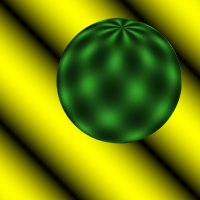
%> input picture lab3/sphere1.ppm, 200 x 200 px; the run also reads 2 pictures not shown here
$ octave demo_lucas_kanade.m   (GNU Octave 9; MATLAB toolbox functions it lacks are replaced by stand-ins)
%> lines starting %> are read from the running program, lines starting %| are printed output that depends on the picture
### lab3/lucas_kanade.m
function [Vx, Vy] = lucas_kanade(img_path1, img_path2, window_size, sigma, visualise)
%> called with img_path1 = 'sphere1.ppm', img_path2 = 'sphere2.ppm', window_size = 15, sigma = 0, visualise = true
%
% params:
%   img_path1, img_path2
%   window_size - the image is divided in square regions of this size
%   sigma - the stdev of the gaussian smoothing filter (0 -> no smoothing)
%   visualise - 'true' to show images with optical flow vectors


frame1 = imread(img_path1);
%> frame1 is the input picture: size 200x200x3 uint8; mean R, G, B 117.1, 134, 5.8
frame2 = imread(img_path2);

assert(all(size(frame1) == size(frame2)), "The two images must have the same size.");

if size(frame1, 3) == 3
    img1 = im2double(rgb2gray(frame1));
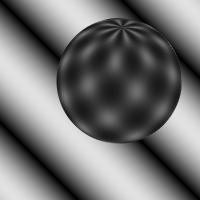
%> img1: size 200x200 double; min 0, max 0.882, mean 0.448
    img2 = im2double(rgb2gray(frame2));
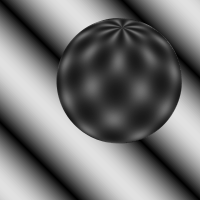
%> img2: size 200x200 double; min 0, max 0.882, mean 0.449
else
    img1 = im2double(frame1);
    img2 = im2double(frame2);
end

[h, w] = size(img1);
%> h = 200; w = 200


% Divide input images into non-overlapping regions of size 15x15
region_size = [window_size window_size];
n_rows = floor(h / region_size(1));
%> n_rows = 13
n_cols = floor(w / region_size(2));
%> n_cols = 13

row_sizes = [region_size(1) * ones(1, n_rows), rem(h, region_size(1))];
col_sizes = [region_size(2) * ones(1, n_cols), rem(w, region_size(2))];

regions_1 = mat2cell(img1, row_sizes, col_sizes, 1);
%> regions_1 = 196 items
regions_2 = mat2cell(img2, row_sizes, col_sizes, 1);
%> regions_2 = 196 items


% These contain the optical flow (Vx, Vy) of each region
Vx = zeros(size(regions_1));
Vy = zeros(size(regions_1));

for j = 1:size(regions_1, 1)
    for k = 1:size(regions_1, 2)
        region1 = cell2mat(regions_1(j, k));
        region2 = cell2mat(regions_2(j, k));

        % compute image gradient in the x and y direction
        [Ix, Iy] = imgradientxy(region1, 'sobel');

        % partial derivative of the image with respect to time
        if sigma == 0
            It = region2 - region1;
        else
            It = imgaussfilt(region2, sigma) - imgaussfilt(region1, sigma);
        end

        % solve for v = inv(A' * A) * A' * b
        A = [Ix(:) Iy(:)];
        b = -It(:);
        v = pinv(A) * b;  % pinv(A) = inv(A' * A) * A'

        Vx(j, k) = v(1);
        Vy(j, k) = v(2);
    end
end
%> after the loop, It = [0 0 0 0 0; 0 0 0 0 0; 0 0 0 0 0; 0 0 0 0 0; 0 0 0 0 0]

% position flow vectors at the center of their respective cells
start = ceil(region_size(1) / 2);
offset = start + 1;

% get coordinates for u and v in the original frame
[X, Y] = meshgrid(start : w+offset,  start : h+offset);
X = X(1 : region_size(1) : end,  1 : region_size(1) : end);
Y = Y(1 : region_size(2) : end,  1 : region_size(2) : end);

% plot optical flow
if visualise
    figure();
    imshow(frame2);
    hold on;
    quiver(X, Y, Vx, Vy, 'y')
end

end

### lab3/demo_lucas_kanade.m
%
% Optical flow estimation
%

% params:
%   img_path1 - frame at timestep t
%   img_path2 - frame at timestep t + 1
%   window_size - the image is divided in square regions of this size
%   sigma - the stdev of the gaussian smoothing filter (0 -> no smoothing)
%   visualise - 'true' to show images with optical flow vectors

lucas_kanade('sphere1.ppm', 'sphere2.ppm', 15, 0, true);
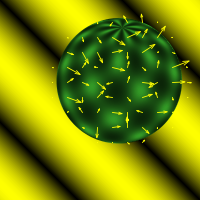
%> figure redrawn from the program's plot data

lucas_kanade('synth1.pgm', 'synth2.pgm', 15, 0, true);
%> call 2 of lucas_kanade, with img_path1 = 'synth1.pgm', img_path2 = 'synth2.pgm', window_size = 15, sigma = 0, visualise = true
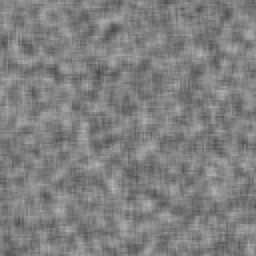
%> input picture lab3/synth1.pgm, 128 x 128 px (shown 2 times larger)
%> in lucas_kanade, frame1 is the input picture: size 128x128 uint8; min 74, max 183, mean 127.6
%> in lucas_kanade (call 2), `regions_1 = mat2cell(img1, row_sizes, col_sizes, 1);`: regions_1 = 81 items
%> after the loop in lucas_kanade (call 2), `for j = 1:size(regions_1, 1)`: It = [0.0314 -0.0392 -0.0196 -0.0118 -0.0588 0 0.0118 0; 0.0706 0.0627 0.0314 0.0196 -0.0745 -0.00784 -0.0196 -0.00392; -0.0235 -0.0118 0.00392 -0.00392 -0.114 -0.0667 -0.0824 -0.0706; 0.0275 0.0431 0.0471 0.0588 -0.0196 0.00784 -0.00784 0; 0.0157 0.0353 0.00392 0.0314 -0.0275 -0.0314 -0.0353 -0.0157; -0.0118 0.0314 0.00784 0.0353 0.0118 -0.051 -0.0627 -0.0235; -0.0157 0.0157 0.00392 0.0353 0.051 -0.0157 -0.0745 -0.0235; 0.00784 0.0745 0.0588 0.0667 0.0667 0.051 -0.0157 -0.00784]; Vx = [-0.00217 6.88e-05 0.00111 0.000357 0.0016 -0.00261 -0.00105 3.96e-05 -0.000894; -0.00289 -0.00168 -0.000996 0.000598 0.00123 1.07e-05 0.000958 0.00263 0.00169; -0.000721 0.000984 -0.00415 0.00244 -0.000194 0.000969 -0.00046 0.000457 0.00141; -0.0048 0.00188 -0.00394 -0.000401 -0.000668 -0.00123 0.00221 -0.000606 -0.00112; -0.00146 -0.00334 -0.0187 -0.00457 -0.00167 -0.00178 -0.000584 -0.0024 -0.000629; -0.00433 -0.00809 -0.00299 -0.000932 0.000106 -0.00472 -1.63e-05 -0.00466 -0.0043; 0.00161 -0.0124 -0.0058 -0.00521 -0.00538 -0.00401 -0.0022 -0.00759 0.00516; -0.00913 0.00184 -0.00537 -0.00131 -0.00788 -0.00973 -0.00693 0.00022 -0.0024; -0.0136 -0.00846 -0.0179 -0.0213 -0.0141 -0.00316 -0.00471 0.00297 -0.0123]; Vy = [0.00114 0.00557 -0.00319 0.0085 -0.000196 -0.000637 -0.000326 0.00506 -0.00883; 0.00367 0.00146 0.00655 0.0019 0.00666 -0.00799 0.00507 0.0101 0.0234; 0.00516 0.00912 0.00365 0.00165 -0.000378 0.0106 0.00378 0.0119 0.0155; 0.00285 0.0053 -0.00135 0.0102 0.00186 0.000438 0.00272 0.0152 0.00775; 0.000989 7.92e-05 0.00144 -0.00141 0.00245 0.00363 0.0136 0.0117 0.0228; 0.011 0.00301 0.00245 0.00965 0.0045 2.11e-05 0.0103 0.0191 0.0169; 0.000756 0.00501 -0.00209 0.0104 0.00995 0.0103 0.00655 0.00397 -0.00265; -0.00222 0.00905 0.00352 0.000522 0.00158 0.0069 0.000284 0.00374 0.0249; -0.00275 0.00384 0.00185 0.0105 -0.00461 0.00596 0.00557 -0.00527 0.0147]
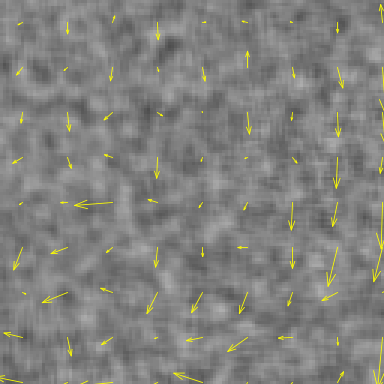
%> figure redrawn from the program's plot data; shown 3 times larger
